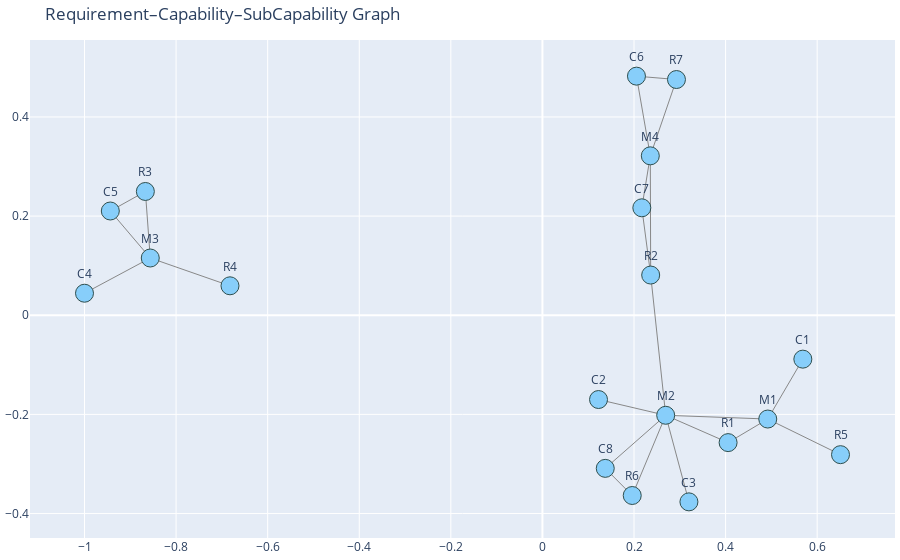

Notebook code for this chart:
### Code cell
# ==========================================
# Cell 2: Build mission-capability-requirement graph
# ==========================================
import networkx as nx
import plotly.graph_objects as go

cap_path = repo_root / 'build' / 'results' / 'mission-control' / 'missions_capabilities.json'
if not cap_path.exists():
    raise FileNotFoundError(f"Capabilities file not found at {cap_path} (repo_root={repo_root})")

with cap_path.open() as f:
    data = json.load(f)

bindings = data.get('results', {}).get('bindings', [])

nodes = {}
edges = set()

for b in bindings:
    req_uri = b.get('requirementURI', {}).get('value')
    req_desc = b.get('requirementDescription', {}).get('value')
    cap_uri = b.get('capabilityURI', {}).get('value')
    cap_desc = b.get('capabilityDescription', {}).get('value')
    sub_uri = b.get('subCapabilityURI', {}).get('value')
    sub_desc = b.get('subCapabilityDescription', {}).get('value')

    req_name = short_from_uri(req_uri)
    cap_name = short_from_uri(cap_uri)
    sub_name = short_from_uri(sub_uri) if sub_uri else None

    if req_name:
        if req_name not in nodes:
            nodes[req_name] = req_desc
    if cap_name:
        if cap_name not in nodes:
            nodes[cap_name] = cap_desc
    if sub_name:
        if sub_name not in nodes:
            nodes[sub_name] = sub_desc

    # requirement → capability
    if req_name and cap_name:
        edges.add((req_name, cap_name))
    # capability → subcapability
    if cap_name and sub_name:
        edges.add((cap_name, sub_name))

G = nx.Graph()
for n, d in nodes.items():
    G.add_node(n, description=d)
for a, b in edges:
    G.add_edge(a, b)

pos = nx.spring_layout(G, seed=42)

# --- Build Plotly traces ---
edge_x, edge_y = [], []
for u, v in G.edges():
    x0, y0 = pos[u]
    x1, y1 = pos[v]
    edge_x.extend([x0, x1, None])
    edge_y.extend([y0, y1, None])

edge_trace = go.Scatter(
    x=edge_x, y=edge_y, mode='lines',
    line=dict(width=1, color='#888'),
    hoverinfo='none'
)

node_x, node_y, hover_text, labels = [], [], [], []
for n in G.nodes():
    x, y = pos[n]
    node_x.append(x)
    node_y.append(y)
    desc = G.nodes[n].get('description') or ''
    hover_text.append(f"{n}<br>{desc}")
    labels.append(n)

node_trace = go.Scatter(
    x=node_x, y=node_y,
    mode='markers+text',
    text=labels,
    textposition='top center',
    hovertext=hover_text,
    hoverinfo='text',
    marker=dict(size=18, color='LightSkyBlue', line=dict(width=1, color='DarkSlateGrey'))
)

fig = go.Figure(
    data=[edge_trace, node_trace],
    layout=go.Layout(
        title='Requirement–Capability–SubCapability Graph',
        showlegend=False,
        hovermode='closest',
        margin=dict(b=20, l=5, r=5, t=40)
    )
)

fig.show()

### Figure 1 — Plotly figure (JSON) as saved in the notebook; plotly's stock layout.template omitted (floating-point values rounded to 4 significant figures)
{"data": [{"hoverinfo": "none", "line": {"color": "#888", "width": 1}, "mode": "lines", "type": "scatter", "x": [-0.8671, -0.9436, null, -0.8671, -0.8564, null, -0.8564, -0.9436, null, -0.8564, -0.6823, null, -0.8564, -1, null, 0.2927, 0.2356, null, 0.2927, 0.2054, null, 0.2054, 0.2356, null, 0.2356, 0.2364, null, 0.2356, 0.2171, null, 0.2171, 0.2364, null, 0.2364, 0.2692, null, 0.2692, 0.1372, null, 0.2692, 0.4055, null, 0.2692, 0.1961, null, 0.2692, 0.4921, null, 0.2692, 0.3199, null, 0.2692, 0.1225, null, 0.4921, 0.4055, null, 0.4921, 0.5687, null, 0.4921, 0.6509, null, 0.1372, 0.1961, null], "y": [0.2497, 0.2103, null, 0.2497, 0.1155, null, 0.1155, 0.2103, null, 0.1155, 0.05939, null, 0.1155, 0.04444, null, 0.4755, 0.3216, null, 0.4755, 0.4823, null, 0.4823, 0.3216, null, 0.3216, 0.08111, null, 0.3216, 0.2167, null, 0.2167, 0.08111, null, 0.08111, -0.2018, null, -0.2018, -0.3088, null, -0.2018, -0.2569, null, -0.2018, -0.3636, null, -0.2018, -0.2093, null, -0.2018, -0.3764, null, -0.2018, -0.17, null, -0.2093, -0.2569, null, -0.2093, -0.08855, null, -0.2093, -0.2812, null, -0.3088, -0.3636, null]}, {"hoverinfo": "text", "hovertext": ["R3<br>AI Warden Interface", "M3<br>Provide Responsive, Easy-to-Use Interface.", "C4<br>Allow adjustment of dashboard color schemes and layouts.", "C5<br>Enable chat-like interface for AI Warden communication.", "R7<br>Decision Approval Mechanism", "C6<br>Permit human approval of AI-generated tasks.", "M4<br>Ensure Safe and Controlled Decision Support.", "C7<br>Display critical alerts by severity with acknowledgment function.", "R2<br>Critical Alerts", "M2<br>Enable Real-Time Data Stream and Awareness.", "M1<br>Allow Analysis of Fire at Any Point in Time.", "C2<br>Constantly fetch live fire and drone updates.", "C3<br>Fetch and visualize new notifications.", "C8<br>Integrate Fire Cloud telemetry for environment and drone data.", "R6<br>Interoperability with Fire Cloud", "R1<br>Real-Time Map", "C1<br>Enable view of fire state from specific time points.", "R5<br>Historical Views", "R4<br>Adaptive User Experience"], "marker": {"color": "LightSkyBlue", "line": {"color": "DarkSlateGrey", "width": 1}, "size": 18}, "mode": "markers+text", "text": ["R3", "M3", "C4", "C5", "R7", "C6", "M4", "C7", "R2", "M2", "M1", "C2", "C3", "C8", "R6", "R1", "C1", "R5", "R4"], "textposition": "top center", "type": "scatter", "x": [-0.8671, -0.8564, -1, -0.9436, 0.2927, 0.2054, 0.2356, 0.2171, 0.2364, 0.2692, 0.4921, 0.1225, 0.3199, 0.1372, 0.1961, 0.4055, 0.5687, 0.6509, -0.6823], "y": [0.2497, 0.1155, 0.04444, 0.2103, 0.4755, 0.4823, 0.3216, 0.2167, 0.08111, -0.2018, -0.2093, -0.17, -0.3764, -0.3088, -0.3636, -0.2569, -0.08855, -0.2812, 0.05939]}], "layout": {"hovermode": "closest", "margin": {"b": 20, "l": 5, "r": 5, "t": 40}, "showlegend": false, "title": {"text": "Requirement–Capability–SubCapability Graph"}}}
